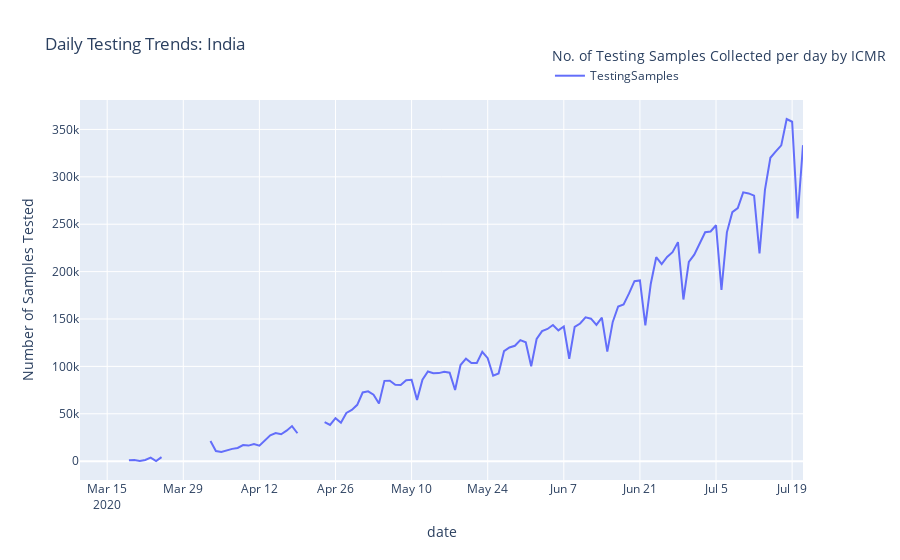

Notebook code for this chart:
### Markdown cell above
### India Testing Statistics
The comparison of the graphs of the amount of Testing Done and the confirmed Cases each day can be a good indicator of whether enough testing is being done. If the curves are very close by it can indicate that not enough people are getting tested. Visualising the Daily confirmed cases and Testing Samples collected on a semi-log graph shows that the number of confirmed cases per day is increasing at a faster rate than the Testing Rate although this is understandably skewed due to the log axis. <br>
Looking at the comparison and observing the sharp increase in samples collected, we can say that testing is finally being done on a larger scale. (Testing Data from 03-13. Sharper increase in April). <br>
Also observe the weekly seasonality in testing samples collected.

### Code cell
fig = india_data[['TestingSamples']].iloc[40:].diff(
    1).plot(title=' Daily Testing Trends: India')
fig.update_layout(yaxis=dict(title='Number of Samples Tested'),
                  legend_title_text='No. of Testing Samples Collected per day by ICMR', legend=dict(x=.65, y=1.15))

### Figure 1 — Plotly figure (JSON) as saved in the notebook; plotly's stock layout.template omitted (floating-point values rounded to 4 significant figures; data arrays with more than 128 entries replaced by an {"elided": "..."} marker saying what was removed)
{"data": [{"hovertemplate": "variable=TestingSamples<br>date=%{x}<br>value=%{y}<extra></extra>", "legendgroup": "TestingSamples", "line": {"color": "#636efa", "dash": "solid"}, "mode": "lines", "name": "TestingSamples", "orientation": "v", "showlegend": true, "type": "scatter", "x": {"elided": "134 str values"}, "xaxis": "x", "y": {"elided": "134 int values"}, "yaxis": "y"}], "layout": {"legend": {"title": {"text": "No. of Testing Samples Collected per day by ICMR"}, "tracegroupgap": 0, "x": 0.65, "y": 1.15}, "title": {"text": " Daily Testing Trends: India"}, "xaxis": {"anchor": "y", "domain": [0, 1], "title": {"text": "date"}}, "yaxis": {"anchor": "x", "domain": [0, 1], "title": {"text": "Number of Samples Tested"}}}}
